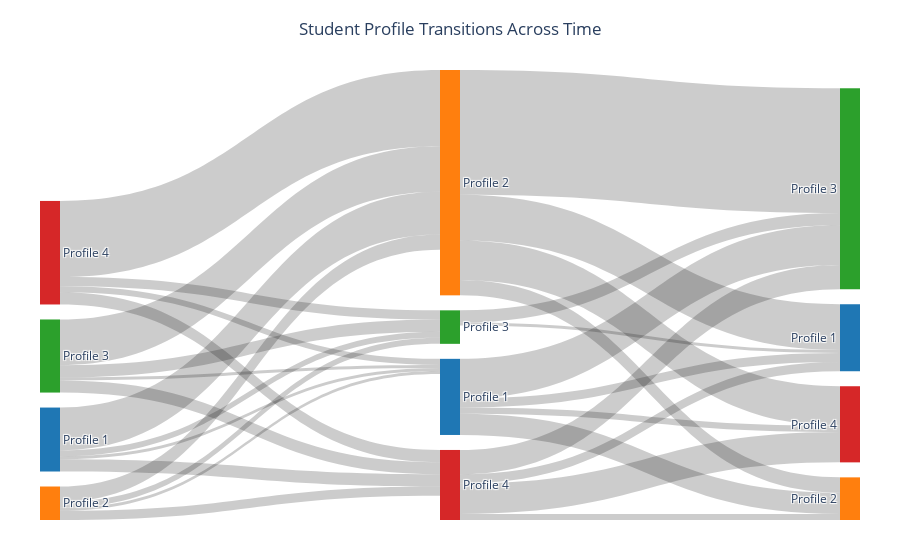

Notebook cell for this chart:
### Code cell
import plotly.graph_objects as go
import pandas as pd
import matplotlib.colors as mcolors

def plot_cluster_transition_sankey(clustered_students_by_period):
    sorted_periods = sorted(clustered_students_by_period.keys())
    
    # Step 1: Build long-format data (user_id, period, cluster)
    records = []
    for period in sorted_periods:
        df = clustered_students_by_period[period]
        for _, row in df[['user_id', 'cluster']].dropna().iterrows():
            records.append((row['user_id'], period, int(row['cluster'])))
    
    transition_df = pd.DataFrame(records, columns=['user_id', 'period', 'cluster'])
    pivot = transition_df.pivot(index='user_id', columns='period', values='cluster')

    # Step 2: Collect all (period, cluster) node labels, and assign label_index
    label_index = {}
    label_list = []
    node_colors = []
    color_palette = list(mcolors.TABLEAU_COLORS.values())  # Max 10; use other palettes if needed

    period_cluster_nodes = []
    all_cj_values = set()

    # Collect nodes grouped by period and sorted by cluster
    for period in sorted_periods:
        clusters = sorted(transition_df[transition_df['period'] == period]['cluster'].dropna().unique())
        for cluster in clusters:
            node_id = f"{period}_C{cluster}"
            label_index[node_id] = len(label_list)
            label_list.append(f"Profile {cluster + 1}")
            period_cluster_nodes.append((period, cluster))
            all_cj_values.add(cluster)

    # Assign consistent color per cluster number
    cj_sorted = sorted(all_cj_values)
    cj_to_color = {cj: color_palette[i % len(color_palette)] for i, cj in enumerate(cj_sorted)}
    node_colors = [cj_to_color[cluster] for _, cluster in period_cluster_nodes]

    # Step 3: Build source–target–value lists
    source = []
    target = []
    value = []

    for i in range(len(sorted_periods) - 1):
        p1, p2 = sorted_periods[i], sorted_periods[i + 1]
        transitions = pivot[[p1, p2]].dropna().astype(int)

        for (c1, c2), count in transitions.groupby([p1, p2]).size().items():
            label1 = f"{p1}_C{c1}"
            label2 = f"{p2}_C{c2}"
            source.append(label_index[label1])
            target.append(label_index[label2])
            value.append(count)

        # Step 4: Prepare hover text for links and nodes
        link_labels = []
        for i in range(len(source)):
            src_label = label_list[source[i]]
            tgt_label = label_list[target[i]]
            cnt = value[i]
            link_labels.append(f"{cnt} students went from {src_label} to {tgt_label}")

        # Count total per node for node hover text
        node_counts = [0] * len(label_list)
        for i in range(len(source)):
            node_counts[source[i]] += value[i]
            node_counts[target[i]] += value[i]

        node_hover = [f"{count} students are in {label}" for count, label in zip(node_counts, label_list)]

        # Step 5: Plot Sankey with custom hover texts
        fig = go.Figure(data=[go.Sankey(
            node=dict(
                pad=15,
                thickness=20,
                line=dict(color="rgba(0,0,0,0)", width=0.0),
                label=label_list,
                color=node_colors,
                hovertemplate='%{customdata}<extra></extra>',
                customdata=node_hover
            ),
            link=dict(
                source=source,
                target=target,
                value=value,
                hovertemplate='%{customdata}<extra></extra>',
                customdata=link_labels
            )
        )])


    fig.update_layout(title_text="Student Profile Transitions Over Time", font_size=10)
    fig.update_layout(title_x=0.5)
    fig.update_layout(margin=dict(l=40, r=40, t=70, b=40))
    fig.show()


plot_cluster_transition_sankey(clustered_students_by_period)

### Figure 1 — Plotly figure (JSON) as saved in the notebook; plotly's stock layout.template omitted (floating-point values rounded to 4 significant figures)
{"data": [{"link": {"customdata": ["1 students went from Profile 1 to Profile 1", "14 students went from Profile 1 to Profile 2", "2 students went from Profile 1 to Profile 3", "4 students went from Profile 1 to Profile 4", "1 students went from Profile 2 to Profile 1", "5 students went from Profile 2 to Profile 2", "2 students went from Profile 2 to Profile 3", "3 students went from Profile 2 to Profile 4", "1 students went from Profile 3 to Profile 1", "15 students went from Profile 3 to Profile 2", "4 students went from Profile 3 to Profile 3", "4 students went from Profile 3 to Profile 4", "2 students went from Profile 4 to Profile 1", "25 students went from Profile 4 to Profile 2", "3 students went from Profile 4 to Profile 3", "4 students went from Profile 4 to Profile 4", "3 students went from Profile 1 to Profile 1", "7 students went from Profile 1 to Profile 2", "13 students went from Profile 1 to Profile 3", "2 students went from Profile 1 to Profile 4", "15 students went from Profile 2 to Profile 1", "5 students went from Profile 2 to Profile 2", "41 students went from Profile 2 to Profile 3", "13 students went from Profile 2 to Profile 4", "1 students went from Profile 3 to Profile 1", "4 students went from Profile 3 to Profile 3", "3 students went from Profile 4 to Profile 1", "2 students went from Profile 4 to Profile 2", "8 students went from Profile 4 to Profile 3", "10 students went from Profile 4 to Profile 4"], "hovertemplate": "%{customdata}<extra></extra>", "source": [0, 0, 0, 0, 1, 1, 1, 1, 2, 2, 2, 2, 3, 3, 3, 3, 4, 4, 4, 4, 5, 5, 5, 5, 6, 6, 7, 7, 7, 7], "target": [4, 5, 6, 7, 4, 5, 6, 7, 4, 5, 6, 7, 4, 5, 6, 7, 8, 9, 10, 11, 8, 9, 10, 11, 8, 10, 8, 9, 10, 11], "value": [1, 14, 2, 4, 1, 5, 2, 3, 1, 15, 4, 4, 2, 25, 3, 4, 3, 7, 13, 2, 15, 5, 41, 13, 1, 4, 3, 2, 8, 10]}, "node": {"color": ["#1f77b4", "#ff7f0e", "#2ca02c", "#d62728", "#1f77b4", "#ff7f0e", "#2ca02c", "#d62728", "#1f77b4", "#ff7f0e", "#2ca02c", "#d62728"], "customdata": ["21 students are in Profile 1", "11 students are in Profile 2", "24 students are in Profile 3", "34 students are in Profile 4", "30 students are in Profile 1", "133 students are in Profile 2", "16 students are in Profile 3", "38 students are in Profile 4", "22 students are in Profile 1", "14 students are in Profile 2", "66 students are in Profile 3", "25 students are in Profile 4"], "hovertemplate": "%{customdata}<extra></extra>", "label": ["Profile 1", "Profile 2", "Profile 3", "Profile 4", "Profile 1", "Profile 2", "Profile 3", "Profile 4", "Profile 1", "Profile 2", "Profile 3", "Profile 4"], "line": {"color": "rgba(0,0,0,0)", "width": 0.5}, "pad": 15, "thickness": 20}, "type": "sankey"}], "layout": {"font": {"size": 12}, "margin": {"b": 40, "l": 40, "r": 40, "t": 70}, "title": {"text": "Student Profile Transitions Across Time", "x": 0.5}}}
